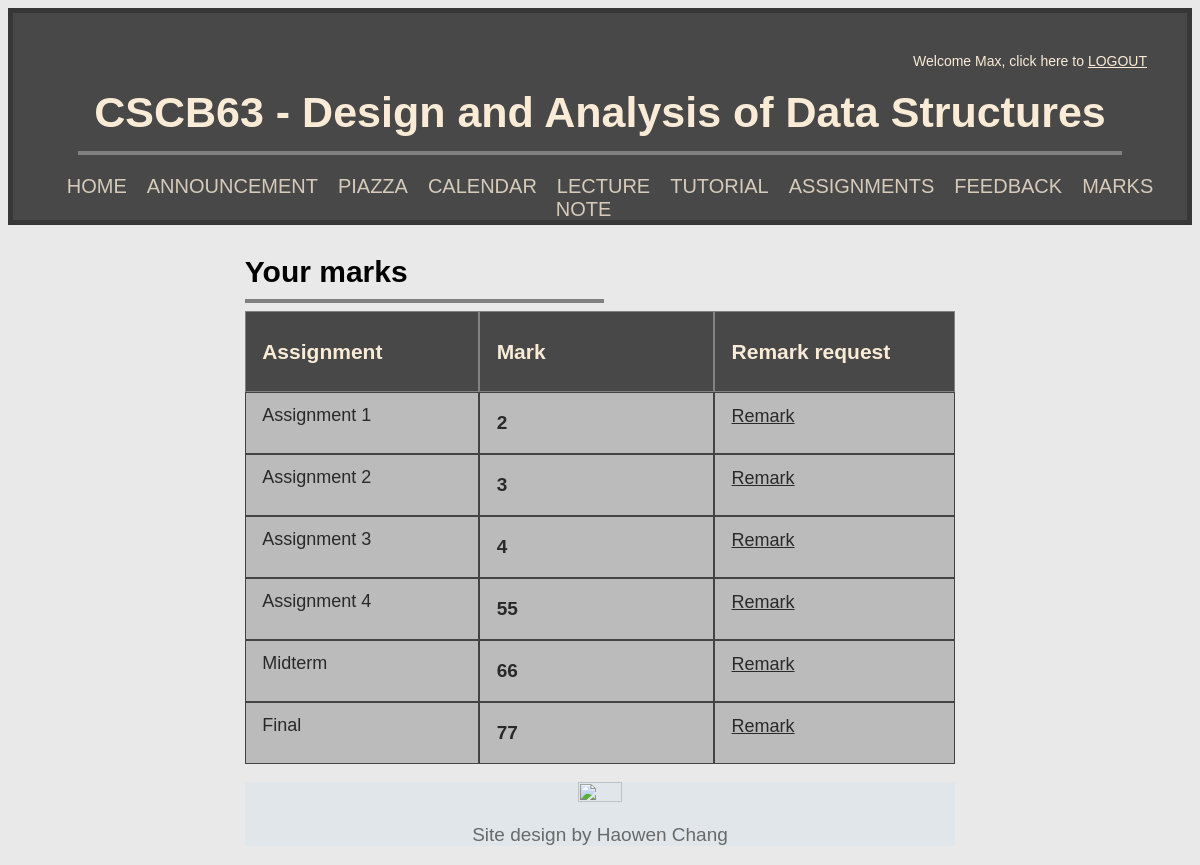
The page /studentmark (signed in) on the database its author committed.
### tables this page shows
CREATE TABLE "StudentMark" (
	"username"	TEXT NOT NULL,
	"Assignment1"	INTEGER,
	"Assignment2"	INTEGER,
	"Assignment3"	INTEGER,
	"Assignment4"	INTEGER,
	"Midterm"	INTEGER,
	"FinalTest"	INTEGER,
	PRIMARY KEY("username")
);

### app.py (the view)
@app.route('/studentmark')
def studentmark():
    return render_template('studentmark.html', Ins=isInstructor(session['username']), marks=get_student_marks(session['username']), username=session['username'])

### app.py (called while the page is built)
def get_db():
    db = getattr(g, '_database', None)
    if(db is None):
        db = g._database = sqlite3.connect(DATABASE)
    return db

def query_db(query: str, args=(), one=None):
    if one is None:
        one = True
    else:
        one = False
    cursor = get_db().execute(query, args)
    result = cursor.fetchall()
    cursor.close()
    return (result[0] if result else None) if one else result

def get_student_marks(username: str):
    return query_db("""SELECT * FROM StudentMark
                    WHERE StudentMark.username == ?;""",
                    (username,), one=True)

def isInstructor(username: str):
    result = query_db("""SELECT username FROM User WHERE User.username == ?
                    AND User.isInstructor == 1;""",
                      args=(username,))
    if result is None:
        return False
    return True

@app.teardown_appcontext
def close_connection(exception):
    db = getattr(g, '_database', None)
    if db is not None:
        db.close()

### templates/studentmark.html (shortened to what this page needs)
<!DOCTYPE html>
<html>
<head>
    <link rel="stylesheet" href="../static/assignment.css">
</head>
<body>
    {% extends "index.html" %}
    {% block content %}
    <div class="content">
        <h3>Your marks</h3>
        <hr class="description">
        <div class="grid-container">
            <div id="grid-item1">
                <h4>Assignment</h4>
            </div>
            <div id="grid-item2">
                <h4>Mark</h4>
            </div>
            <div id="grid-item3">
                <h4>Remark request</h4>
            </div>
            <div class="col1">
                <a class="link" >Assignment
                    1</a>
            </div>
            <div class="col2">
                <p>{{marks[0][1]}}</p>
            </div>
            <div class="col3">
                <a style="display: inline;" class="link" href="{{ url_for('remarkrequest') }}">Remark</a>
            </div>
            <div class="col1">
                <a class="link" >Assignment
                    2</a>
            </div>
            <div class="col2">
                <p>{{marks[0][2]}}</p>
            </div>
            <div class="col3">
                <a style="display: inline;" class="link" href="{{ url_for('remarkrequesta2') }}">Remark</a>
            </div>
            <div class="col1">
                <a class="link">Assignment
                    3</a>
            </div>
            <div class="col2">
                <p>{{marks[0][3]}}</p>
            </div>
            <div class="col3">
                <a style="display: inline;" class="link" href="{{ url_for('remarkrequesta3') }}">Remark</a>
            </div>
            <div class="col1">
                <a class="link" >Assignment
                    4</a>
            </div>
            <div class="col2">
                <p>{{marks[0][4]}}</p>
            </div>
            <div class="col3">
                <a style="display: inline;" class="link" href="{{ url_for('remarkrequesta4') }}">Remark</a>
            </div>
            <div class="col1">
                <a class="link" >Midterm</a>
            </div>
            <div class="col2">
                <p>{{marks[0][5]}}</p>
            </div>
            <div class="col3">
                <a style="display: inline;" class="link" href="{{ url_for('remarkrequestmidterm') }}">Remark</a>
            </div>
            <div class="col1">
                <a class="link" >Final </a>
            </div>
            <div class="col2">
                <p>{{marks[0][6]}}</p>
            </div>
            <div class="col3">
                <a style="display: inline;" class="link" href="{{ url_for('remarkrequestfinal') }}">Remark</a>
        </div>
    </div>
    </div>
    {% endblock %}

### templates/index.html (shortened to what this page needs)
<!DOCTYPE html>
<html>
    <head>
        <link rel="stylesheet" href="../static/index.css">
    </head>
    <body>
        <div class="header-content">
            <div class="welcome">
                <p style="display: inline;">Welcome {{username}}, click here to </p>
                <a style="display: inline;" class="logout" href="http://localhost:5000/logout">LOGOUT</a>
            </div>
            <h1>CSCB63 - Design and Analysis of Data Structures</h1>
            <hr id="Header-line">
            <div class="menu-container">
                <ul>
                    {% if Ins == False %}
                    <li><a href="{{ url_for('index') }}">HOME</a></li>
                    <li><a href="{{ url_for('announcement') }}">ANNOUNCEMENT</a></li>
                    <li><a href="{{ url_for('piazza') }}">PIAZZA</a></li>
                    <li><a href="{{ url_for('calendar') }}">CALENDAR</a></li>
                    <li><a href="{{ url_for('lecture') }}">LECTURE NOTE</a></li>
                    <li><a href="{{ url_for('tutorial') }}">TUTORIAL</a></li>
                    <li><a href="{{ url_for('assignment') }}">ASSIGNMENTS</a></li>
                    <li><a href="{{ url_for('feedback') }}">FEEDBACK</a></li>
                    <li><a href="{{ url_for('studentmark') }}">MARKS</a></li>
                    {% endif %}
                </ul>
            </div>
        </div>
    {% block content %}{% endblock %}
        <br>
        <div class="footer">
            <a id="UofTlink" href="https://www.utsc.utoronto.ca/cms/faculty-of-computer-science">
                <img src="https://images.squarespace-cdn.com/content/v1/5c8e9a223560c34f9070706f/1584117182341-P48MTCA7MDXB57QM6QL1/ke17ZwdGBToddI8pDm48kJ76nH85aza3J1kOSUxUUQsUqsxRUqqbr1mOJYKfIPR7LoDQ9mXPOjoJoqy81S2I8N_N4V1vUb5AoIIIbLZhVYwL8IeDg6_3B-BRuF4nNrNcQkVuAT7tdErd0wQFEGFSnHyTjHFnbVqz2a3skCZF3VMl39tOtb9mNFVdjjN0V38UY8HhU9A19BklyivaDE3oZA/Computer+Science+%28Blue%29-01.png?format=500w" width="25%" height="25%">
            </a>
            <p>Site design by Haowen Chang</p>
        </div>
    </body>
</html>

### static/assignment.css (style rules this page uses)
.header-content { text-align: center; border-color: transparent; background-color: rgba(54, 54, 54, 0.897); border: 5px solid rgba(54, 54, 54, 0.897); padding: 40px; max-width: 100%; text-align: center; }
.content { max-width: 60%; text-align: left; margin: auto; }
h1 { text-align: center; font-size: 43px; color: antiquewhite; }
#Header-line { margin-top: -15px; width: 95%; border: 2px solid; color: grey; }
.menu-container { margin-top: 10px; border-color: transparent; height: 15px; }
.menu-container ul { list-style: none; margin: 0; display: flex; justify-content: center; align-items: center; padding: 10px 0; }
.menu-container a { font-size: 20px; padding: 0 20px; color: rgba(250, 235, 215, 0.801); position: relative; text-decoration: none; }
.menu-container a::after { content: ""; display: block; position: absolute; transition: all ease-out 300ms; height: 3px; width: 0%; bottom: -3px; background-color: antiquewhite; }
.description { margin-top: -20px; margin-left: 0; width: 50%; border: 2px solid; color: grey; }
.grid-container { display: grid; background-color: rgba(54, 54, 54, 0.897); grid-template-columns: 33% 33% 34%; justify-content:left; align-items: stretch; }
#grid-item1 { color: antiquewhite; padding-left: 7%; border: 1px solid rgba(146, 145, 145, 0.795); font-size: 19px; }
.col1 { border: 1px solid rgba(54, 54, 54, 0.897); padding-left: 7%; padding-top: 5%; background-color: rgb(187, 187, 187); text-align: left; color: rgb(41, 41, 41); font-size: 18px; }
#grid-item2 { color: antiquewhite; padding-left: 7%; border: 1px solid rgba(146, 145, 145, 0.795); font-size: 19px; }
.col2 { border: 1px solid rgba(54, 54, 54, 0.897); padding-left: 7%; background-color: rgb(187, 187, 187); text-align: left; color: rgb(41, 41, 41); font-size: 18px; font-weight: 600; }
.link { color: rgb(41, 41, 41); }
#grid-item3 { color: antiquewhite; padding-left: 7%; border: 1px solid rgba(146, 145, 145, 0.795); font-size: 19px; }
.col3 { border: 1px solid rgba(54, 54, 54, 0.897); padding-left: 7%; padding-top: 5%; background-color: rgb(187, 187, 187); text-align: left; color: rgb(41, 41, 41); font-size: 18px; }
.footer { background-color: rgba(160, 209, 238, 0.13); width: 60%; font-size: 13px; color: dimgray; text-align: center; margin: auto; }
h3 { font-size: 30px; }
h4 { font-size: 23px; }
body { background-color: rgba(146, 145, 145, 0.199); font-family: 'Gill Sans', 'Gill Sans MT', Calibri, 'Trebuchet MS', sans-serif; color: black; }

### static/index.css (style rules this page uses)
.header-content { text-align: center; border-color: transparent; background-color: rgba(54, 54, 54, 0.897); border: 5px solid rgba(54, 54, 54, 0.897); padding: 40px; max-width: 100%; text-align: center; }
.content { max-width: 60%; text-align: left; margin: auto; }
h1 { text-align: center; font-size: 43px; color: antiquewhite; }
#Header-line { margin-top: -15px; width: 95%; border: 2px solid; color: grey; }
.menu-container { margin-top: 10px; border-color: transparent; height: 15px; }
.menu-container ul { list-style: none; margin: 0; display: flex; justify-content: center; align-items: center; padding: 10px 0; }
.menu-container a { font-size: 20px; padding: 0 20px; color: rgba(250, 235, 215, 0.801); position: relative; text-decoration: none; }
.menu-container a::after { content: ""; display: block; position: absolute; transition: all ease-out 300ms; height: 3px; width: 0%; bottom: -3px; background-color: antiquewhite; }
.description { margin-top: -20px; margin-left: 0; width: 50%; border: 2px solid; color: grey; }
.footer { background-color: rgba(160, 209, 238, 0.13); width: 60%; font-size: 13px; color: dimgray; text-align: center; margin: auto; }
ul { list-style-type: none; font-size: 19px; }
h3 { font-size: 30px; }
.welcome { text-align: right; color: antiquewhite; margin-bottom: -10px; font-size: 14px; }
.welcome p { font-size: 14px; }
.logout { color: antiquewhite; }
h4 { font-size: 21px; }
p { font-size: 19px; }
body { background-color: rgba(146, 145, 145, 0.199); font-family: 'Gill Sans', 'Gill Sans MT', Calibri, 'Trebuchet MS', sans-serif; color: black; }

### rows shown on the page
StudentMark: username "Max", Assignment1 "2", Assignment2 "3", Assignment3 "4", Assignment4 "55", Midterm "66", FinalTest "77"
